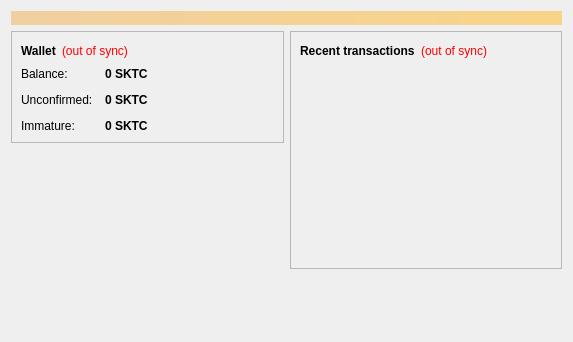
<?xml version="1.0" encoding="UTF-8"?>
<ui version="4.0">
 <class>OverviewPage</class>
 <widget class="QWidget" name="OverviewPage">
  <property name="geometry">
   <rect>
    <x>0</x>
    <y>0</y>
    <width>573</width>
    <height>342</height>
   </rect>
  </property>
  <property name="windowTitle">
   <string>Form</string>
  </property>
  <layout class="QVBoxLayout" name="topLayout">
   <item>
    <widget class="QLabel" name="labelAlerts">
     <property name="visible">
      <bool>false</bool>
     </property>
     <property name="styleSheet">
      <string notr="true">background-color: qlineargradient(x1: 0, y1: 0, x2: 1, y2: 0, stop:0 #F0D0A0, stop:1 #F8D488); color:#000000;</string>
     </property>
     <property name="wordWrap">
      <bool>true</bool>
     </property>
     <property name="margin">
      <number>3</number>
     </property>
    </widget>
   </item>
   <item>
    <layout class="QHBoxLayout" name="horizontalLayout" stretch="1,1">
     <item>
      <layout class="QVBoxLayout" name="verticalLayout_2">
       <item>
        <widget class="QFrame" name="frame">
         <property name="frameShape">
          <enum>QFrame::StyledPanel</enum>
         </property>
         <property name="frameShadow">
          <enum>QFrame::Raised</enum>
         </property>
         <layout class="QVBoxLayout" name="verticalLayout_4">
          <item>
           <layout class="QHBoxLayout" name="horizontalLayout_4">
            <item>
             <widget class="QLabel" name="label_5">
              <property name="font">
               <font>
                <weight>75</weight>
                <bold>true</bold>
               </font>
              </property>
              <property name="text">
               <string>Wallet</string>
              </property>
             </widget>
            </item>
            <item>
             <widget class="QLabel" name="labelWalletStatus">
              <property name="toolTip">
               <string>The displayed information may be out of date. Your wallet automatically synchronizes with the SkrittCoin network after a connection is established, but this process has not completed yet.</string>
              </property>
              <property name="styleSheet">
               <string notr="true">QLabel { color: red; }</string>
              </property>
              <property name="text">
               <string notr="true">(out of sync)</string>
              </property>
              <property name="alignment">
               <set>Qt::AlignLeading|Qt::AlignLeft|Qt::AlignVCenter</set>
              </property>
             </widget>
            </item>
            <item>
             <spacer name="horizontalSpacer_2">
              <property name="orientation">
               <enum>Qt::Horizontal</enum>
              </property>
              <property name="sizeHint" stdset="0">
               <size>
                <width>40</width>
                <height>20</height>
               </size>
              </property>
             </spacer>
            </item>
           </layout>
          </item>
          <item>
           <layout class="QFormLayout" name="formLayout_2">
            <property name="fieldGrowthPolicy">
             <enum>QFormLayout::AllNonFixedFieldsGrow</enum>
            </property>
            <property name="horizontalSpacing">
             <number>12</number>
            </property>
            <property name="verticalSpacing">
             <number>12</number>
            </property>
            <item row="0" column="0">
             <widget class="QLabel" name="label">
              <property name="text">
               <string>Balance:</string>
              </property>
             </widget>
            </item>
            <item row="0" column="1">
             <widget class="QLabel" name="labelBalance">
              <property name="font">
               <font>
                <weight>75</weight>
                <bold>true</bold>
               </font>
              </property>
              <property name="cursor">
               <cursorShape>IBeamCursor</cursorShape>
              </property>
              <property name="toolTip">
               <string>Your current balance</string>
              </property>
              <property name="text">
               <string notr="true">0 SKTC</string>
              </property>
              <property name="textInteractionFlags">
               <set>Qt::LinksAccessibleByMouse|Qt::TextSelectableByKeyboard|Qt::TextSelectableByMouse</set>
              </property>
             </widget>
            </item>
            <item row="1" column="0">
             <widget class="QLabel" name="label_3">
              <property name="text">
               <string>Unconfirmed:</string>
              </property>
             </widget>
            </item>
            <item row="1" column="1">
             <widget class="QLabel" name="labelUnconfirmed">
              <property name="font">
               <font>
                <weight>75</weight>
                <bold>true</bold>
               </font>
              </property>
              <property name="cursor">
               <cursorShape>IBeamCursor</cursorShape>
              </property>
              <property name="toolTip">
               <string>Total of transactions that have yet to be confirmed, and do not yet count toward the current balance</string>
              </property>
              <property name="text">
               <string notr="true">0 SKTC</string>
              </property>
              <property name="textInteractionFlags">
               <set>Qt::LinksAccessibleByMouse|Qt::TextSelectableByKeyboard|Qt::TextSelectableByMouse</set>
              </property>
             </widget>
            </item>
            <item row="2" column="0">
             <widget class="QLabel" name="labelImmatureText">
              <property name="text">
               <string>Immature:</string>
              </property>
             </widget>
            </item>
            <item row="2" column="1">
             <widget class="QLabel" name="labelImmature">
              <property name="font">
               <font>
                <weight>75</weight>
                <bold>true</bold>
               </font>
              </property>
              <property name="toolTip">
               <string>Mined balance that has not yet matured</string>
              </property>
              <property name="text">
               <string notr="true">0 SKTC</string>
              </property>
              <property name="textInteractionFlags">
               <set>Qt::LinksAccessibleByMouse|Qt::TextSelectableByKeyboard|Qt::TextSelectableByMouse</set>
              </property>
             </widget>
            </item>
           </layout>
          </item>
         </layout>
        </widget>
       </item>
       <item>
        <spacer name="verticalSpacer">
         <property name="orientation">
          <enum>Qt::Vertical</enum>
         </property>
         <property name="sizeHint" stdset="0">
          <size>
           <width>20</width>
           <height>40</height>
          </size>
         </property>
        </spacer>
       </item>
      </layout>
     </item>
     <item>
      <layout class="QVBoxLayout" name="verticalLayout_3">
       <item>
        <widget class="QFrame" name="frame_2">
         <property name="frameShape">
          <enum>QFrame::StyledPanel</enum>
         </property>
         <property name="frameShadow">
          <enum>QFrame::Raised</enum>
         </property>
         <layout class="QVBoxLayout" name="verticalLayout">
          <item>
           <layout class="QHBoxLayout" name="horizontalLayout_2">
            <item>
             <widget class="QLabel" name="label_4">
              <property name="text">
               <string>&lt;b&gt;Recent transactions&lt;/b&gt;</string>
              </property>
             </widget>
            </item>
            <item>
             <widget class="QLabel" name="labelTransactionsStatus">
              <property name="toolTip">
               <string>The displayed information may be out of date. Your wallet automatically synchronizes with the SkrittCoin network after a connection is established, but this process has not completed yet.</string>
              </property>
              <property name="styleSheet">
               <string notr="true">QLabel { color: red; }</string>
              </property>
              <property name="text">
               <string notr="true">(out of sync)</string>
              </property>
              <property name="alignment">
               <set>Qt::AlignRight|Qt::AlignTrailing|Qt::AlignVCenter</set>
              </property>
             </widget>
            </item>
            <item>
             <spacer name="horizontalSpacer">
              <property name="orientation">
               <enum>Qt::Horizontal</enum>
              </property>
              <property name="sizeHint" stdset="0">
               <size>
                <width>40</width>
                <height>20</height>
               </size>
              </property>
             </spacer>
            </item>
           </layout>
          </item>
          <item>
           <widget class="QListView" name="listTransactions">
            <property name="styleSheet">
             <string notr="true">QListView { background: transparent; }</string>
            </property>
            <property name="frameShape">
             <enum>QFrame::NoFrame</enum>
            </property>
            <property name="verticalScrollBarPolicy">
             <enum>Qt::ScrollBarAlwaysOff</enum>
            </property>
            <property name="horizontalScrollBarPolicy">
             <enum>Qt::ScrollBarAlwaysOff</enum>
            </property>
            <property name="selectionMode">
             <enum>QAbstractItemView::NoSelection</enum>
            </property>
           </widget>
          </item>
         </layout>
        </widget>
       </item>
       <item>
        <spacer name="verticalSpacer_2">
         <property name="orientation">
          <enum>Qt::Vertical</enum>
         </property>
         <property name="sizeHint" stdset="0">
          <size>
           <width>20</width>
           <height>40</height>
          </size>
         </property>
        </spacer>
       </item>
      </layout>
     </item>
    </layout>
   </item>
  </layout>
 </widget>
 <resources/>
 <connections/>
</ui>
